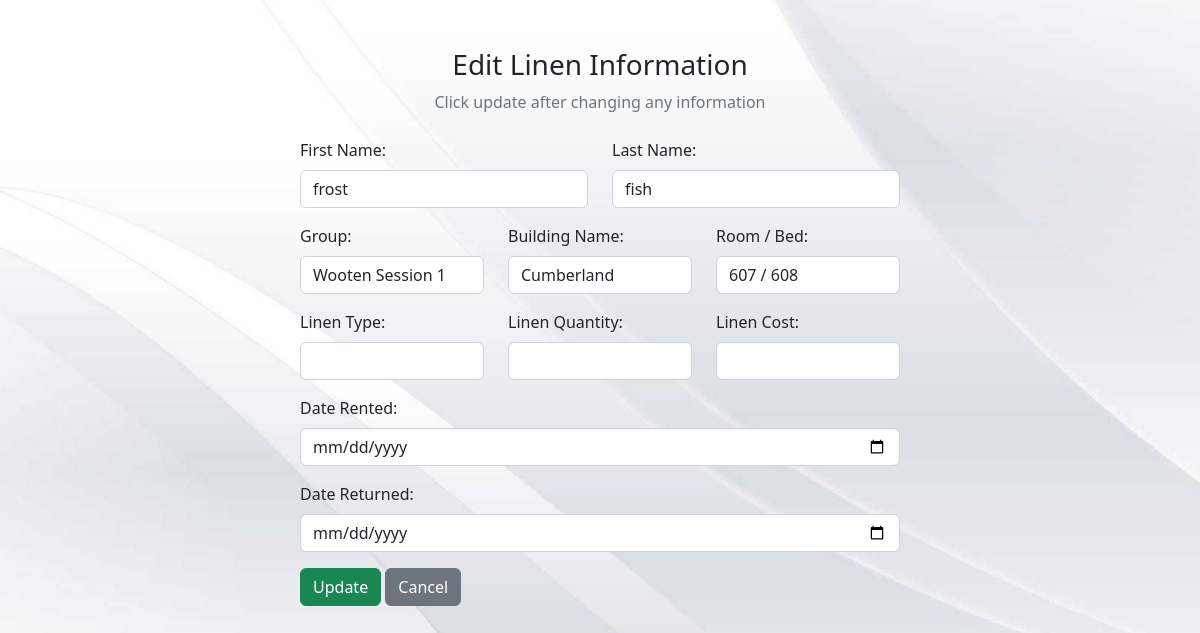
Page /edit_linen.php?id=90 on the committed database.
### edit_linen.php (the view, shortened to what this page needs)
<?php
include "db_conn.php";
$id = $_GET['id'];
$sql = "SELECT co.first_name, co.last_name, co.building, co.room, co.`group`, l.linen_type, l.linen_quantity, l.linen_cost, l.linen_date_rented, l.linen_date_returned
        FROM `checkin-out` co
        LEFT JOIN `linens` l ON co.id = l.resident_id OR l.id = '$id'
        WHERE co.id = '$id' LIMIT 1";
$result = mysqli_query($conn, $sql);
$row = mysqli_fetch_assoc($result);
?>
<!DOCTYPE html>
<html lang="en">
<head>
    <link href="https://cdn.jsdelivr.net/npm/bootstrap@5.2.3/dist/css/bootstrap.min.css" rel="stylesheet">
    <link rel="stylesheet" href="https://cdnjs.cloudflare.com/ajax/libs/font-awesome/6.4.0/css/all.min.css">
    <link rel="stylesheet" href="./src/edit.css">
</head>
<body>
    <div class="container">
        <div class="text-center mt-5 mb-4">
            <h3>Edit Linen Information</h3>
            <p class="text-muted">Click update after changing any information</p>
        </div>
        <div class="container d-flex justify-content-center">
            <form action="" method="post" style="width:50vw; min-width:300px" onsubmit="return validateForm()">
                <div class="row mb-3">
                    <div class="col">
                        <label for="first_name" class="form-label">First Name:</label>
                        <input type="text" id="first_name" class="form-control" name="first_name" value="<?php echo htmlspecialchars($row['first_name']); ?>">
                    </div>
                    <div class="col">
                        <label for="last_name" class="form-label">Last Name:</label>
                        <input type="text" id="last_name" class="form-control" name="last_name" value="<?php echo htmlspecialchars($row['last_name']); ?>">
                    </div>
                </div>
                <div class="row mb-3">
                    <div class="col">
                        <label for="group" class="form-label">Group:</label>
                        <select id="group" class="form-control" name="group">
                        <option select hidden><?php echo htmlspecialchars($row['group']); ?></option>
                        </select>
                    </div>
                    <div class="col">
                        <label for="building" class="form-label">Building Name:</label>
                        <select id="building" class="form-control" name="building">
                        <option select hidden><?php echo htmlspecialchars($row['building']); ?></option>
                        </select>
                    </div>
                    <div class="col">
                        <label for="room" class="form-label">Room / Bed:</label>
                        <input type="text" id="room" class="form-control" name="room" value="<?php echo htmlspecialchars($row['room']); ?>">
                    </div>
                </div>
                <div class="row mb-3">
                    <div class="col">
                        <label for="linen_type" class="form-label">Linen Type:</label>
                        <input type="text" class="form-control" id="linen_type" name="linen_type" value="<?php echo htmlspecialchars($row['linen_type'] ?? ''); ?>">
                    </div>
                    <div class="col">
                        <label for="linen_quantity" class="form-label">Linen Quantity:</label>
                        <input type="text" class="form-control" id="linen_quantity" name="linen_quantity" value="<?php echo htmlspecialchars($row['linen_quantity'] ?? ''); ?>">
                    </div>
                    <div class="col">
                        <label for="linen_cost" class="form-label">Linen Cost:</label>
                        <input type="text" class="form-control" id="linen_cost" name="linen_cost" value="<?php echo htmlspecialchars($row['linen_cost'] ?? ''); ?>">
                    </div>
                </div>
                <div class="form-container mb-3">
                    <label for="linen_date_rented" class="form-label">Date Rented:</label>
                    <input type="date" class="form-control" id="linen_date_rented" name="linen_date_rented" value="<?php echo htmlspecialchars($row['linen_date_rented'] ?? ''); ?>">
                </div>
                <div class="form-container mb-3">
                    <label for="linen_date_returned" class="form-label">Date Returned:</label>
                    <input type="date" class="form-control" id="linen_date_returned" name="linen_date_returned" value="<?php echo htmlspecialchars($row['linen_date_returned'] ?? ''); ?>">
                </div>
                <div class="mt-3">
                    <button type="submit" class="btn btn-success" name="submit">Update</button>
                    <a href="linen.php" class="btn btn-secondary">Cancel</a>
                </div>
            </form>
        </div>
    </div>
</body>
</html>

### src/edit.css (style rules this page uses)
body { background-color:#f1f1f1; background: url(white-main.jpg); background-repeat: no-repeat repeat-y; background-attachment: fixed; background-size: cover; }

### rows in the picture
checkin-out: first_name "frost", last_name "fish", group "Wooten Session 1", building "Cumberland", room "607 / 608"
